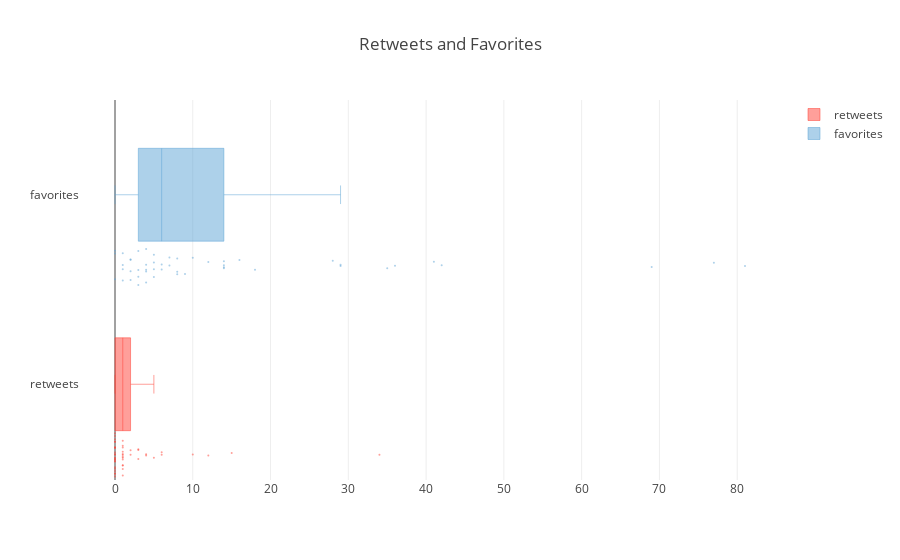

This figure's notebook cell:
### Markdown cell above
### Boxplots

Let's take a look at spread of retweets and favorites from the top ranked tweets.

### Code cell
fig = TwtrConvo.plots.create_boxplot(tweet_df)
iplot(fig)

### Figure 1 — Plotly figure (JSON) as saved in the notebook; plotly's stock layout.template omitted (floating-point values rounded to 4 significant figures)
{"data": [{"boxpoints": "all", "fillcolor": "rgba(255, 65, 54, 0.5)", "jitter": 0.5, "line": {"width": 1}, "marker": {"color": "rgba(255, 65, 54, 0.5)", "size": 2}, "name": "retweets", "type": "box", "uid": "0da99e22-360f-40df-82b4-d31705f8bc0a", "whiskerwidth": 0.2, "x": [6, 34, 3, 4, 5, 6, 10, 4, 3, 15, 2, 1, 1, 12, 1, 1, 1, 0, 0, 0, 1, 1, 0, 0, 0, 0, 0, 0, 0, 3, 0, 2, 0, 1, 1, 0, 0, 1, 0, 0, 0, 1, 1, 0, 0, 0, 0, 0, 0, 1]}, {"boxpoints": "all", "fillcolor": "rgba(93, 164, 214, 0.5)", "jitter": 0.5, "line": {"width": 1}, "marker": {"color": "rgba(93, 164, 214, 0.5)", "size": 2}, "name": "favorites", "type": "box", "uid": "b2916a93-50a9-48d2-980e-24cd8ca7351c", "whiskerwidth": 0.2, "x": [42, 77, 35, 14, 14, 41, 81, 29, 28, 69, 8, 18, 14, 29, 9, 3, 5, 36, 16, 5, 0, 1, 4, 5, 14, 7, 12, 5, 2, 10, 6, 8, 3, 4, 0, 2, 1, 6, 7, 3, 3, 2, 8, 1, 4, 1, 2, 0, 4, 4]}], "layout": {"title": "Retweets and Favorites"}}
